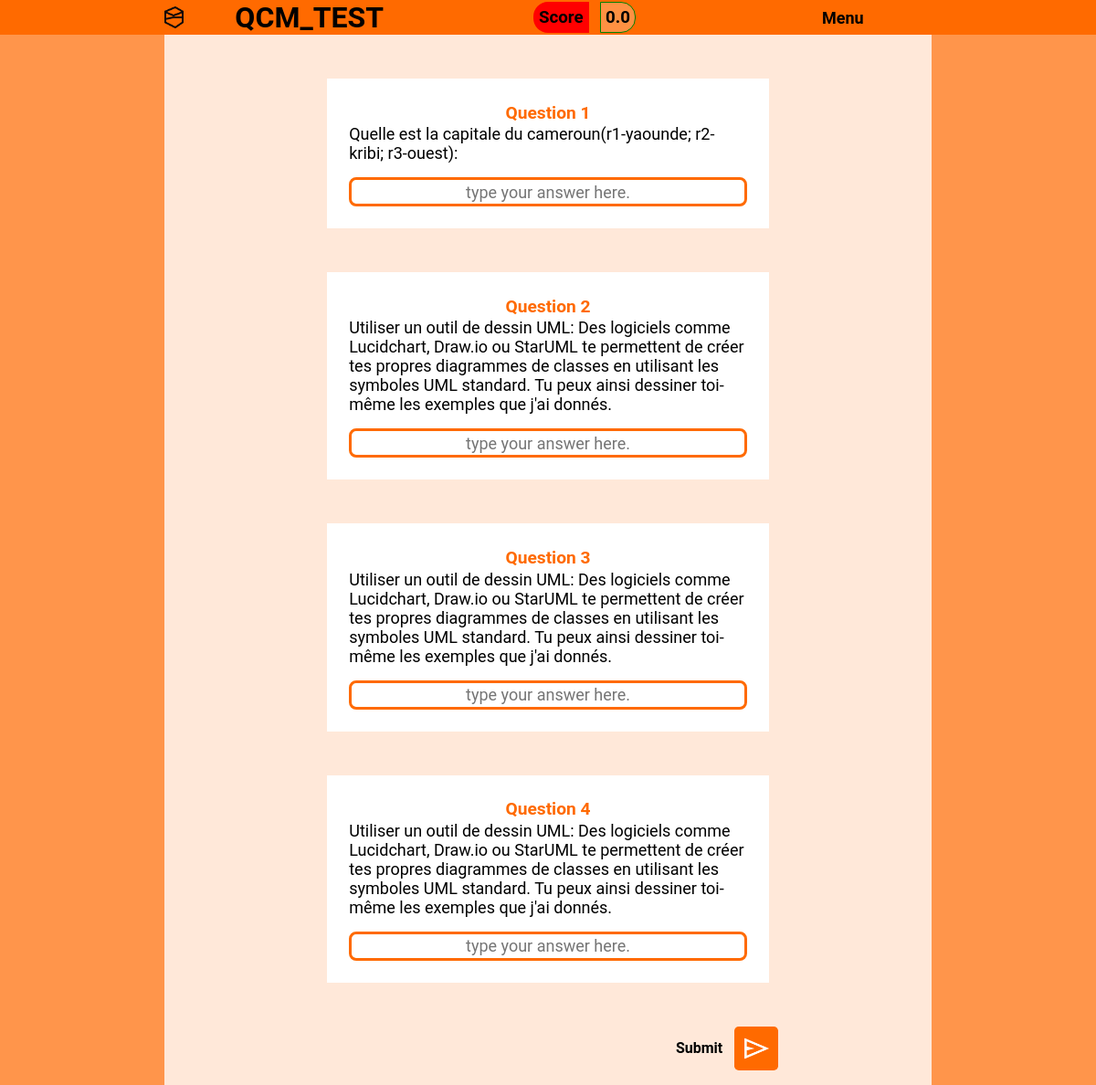
Screenshot of /home1 (signed in) with the database file from the repository.
### try/models.py (models this page shows, shortened)
class Question(models.Model):
    question = models.CharField(max_length=255, null=False, blank=False)
    correct_answer = models.CharField(max_length=255, null=False, blank=False)

### try/views.py (the view)
# urls.py: path('home1',views.home1,name='home1'),
@login_required
def home1(request):
    user = request.user
    questions = Question.objects.all()
    return render(request, 'home1.html', {'questions': questions, 'user': user})

### try/templates/home1.html (shortened to what this page needs)
<!DOCTYPE html>
<html lang="en">
<head>
    {% load static %}
    <link rel="stylesheet" href="{% static 'css/home1.css' %}">
</head>
<body>
    <header>
        <div id="group">
            <a href="/">
                <img src="{% static 'images/qcm_logo.png' %}" alt="Logo du QCM">
                <h1>QCM_TEST</h1>
            </a>
            <div id="score">
                <span id="un"><h3>Score</h3></span>
                <span id="deux"><h3><strong>0.0</strong></h3></span>
            </div>
            <div id="menu">
                <button id="mnu">Menu</button>
            </div>
        </div>
    </header>
    <div id="univer">
        <main>
            <form method="POST", action="{% url 'submit_answers' %}">
                <div id="all">
                <ul>
                    {% for question in questions %}
                        <li>
                            <article><h4>Question {{ forloop.counter }}</h4></article>
                            <section>
                                {{ question.question }}
                            </section>
                            <input type="text" name="{{ question.id }}" id="answer" placeholder="type your answer here.">
                        </li>
                    {% empty %}
                        <li>No questions yet.</li>
                    {% endfor %}
                </ul>
                <div id="foot">
                    <h4>Submit</h4>
                    <button type="submit">
                        <img src="{% static 'images/send_32dp_FFFFFF_FILL0_wght400_GRAD0_opsz40.png' %}" alt="">
                    </button>
                </div>
            </div>
            </form>
        </main>
    </div>
</body>
</html>

### try/static/css/home1.css (style rules this page uses)
* { padding: 0; margin: 0; box-sizing: border-box; font-family: "Roboto", "Lucida Grande", "DejaVu Sans", "Bitstream Vera Sans", Verdana, Arial, sans-serif; }
body { background-color: #ff6a00b4; }
img { display: block; }
header { display: flex; justify-content: center; align-items: center; position: sticky; top: 0; background-color: #FF6A00; z-index: 100; }
header #group { display: flex; flex-direction: row; align-items: center; justify-content: space-between; width: 70%; }
header #group a { display: flex; flex-direction: row; justify-content: space-between; align-items: center; width: 15rem; text-decoration: none; }
header #group a img { width: 1.3rem; height: auto; }
header #group a h1 { color: black; text-decoration: none; margin: 0; }
header #group #score { display: flex; flex-direction: row; align-items: center; justify-content: space-between; width: 7rem; border: none }
header #group #score #un { background-color: red; padding: 6px; border-top-left-radius: 1rem; border-bottom-left-radius: 1rem; }
header #group #score #deux { background-color: rgba(255, 255, 255, 0.26); padding: 5px; border-top-right-radius: 1rem; border-bottom-right-radius: 1rem; border: 0.5px green solid; }
header #group #menu { width: 10rem; }
header #group #menu #mnu { position: relative; left: 25%; font-size: large; font-weight: bold; background-color: #FF6A00; border: none; transition: 0.5s ease-in-out; }
#univer { display: flex; justify-content: space-between; align-items: start; width: 100vw; height: 100vh; }
main { display: flex; justify-content: center; align-items: center; }
main form { display: flex; align-items: center; justify-content: center; width: 100%; height: 100%; }
#all { display: flex; flex-direction: column; align-items: center; justify-content: space-between; width: 70%; background-color: rgba(255, 255, 255, 0.788); }
#all ul { display: flex; flex-direction: column; align-items: center; list-style: none; margin: 1.5rem 3rem; }
#all ul li { width: 65%; margin: 1.5rem 0; padding: 1.5rem; background-color: white; }
#all ul li article h4 { text-align: center; color: #FF6A00; font-size: larger; margin: 0.1rem 0; }
#all ul li section { text-align: left; font-size: large; object-fit: fill; margin-bottom: 1rem; }
#all ul li input { width: 100%; height: 2rem; text-align: center; font-size: large; border: 0.2rem solid #FF6A00; border-radius: 0.5rem; }
#all #foot { display: flex; justify-content: flex-end; align-items: center; width: 60%; margin-bottom: 1rem; }
#all #foot button { display: flex; align-items: center; justify-content: center; width: 3rem; height: 3rem; border: none; border-radius: 0.3rem; background-color: #FF6A00; margin-left: 0.8rem; cursor: pointer; }
#all #foot button img { width: 70%; height: 70%; }

### rows the page displays
Question: question "Quelle est la capitale du cameroun(r1-yaounde; r2-kribi; r3-ouest):"
Question: question "Utiliser un outil de dessin UML: Des logiciels comme Lucidchart, Draw.io ou StarUML te permettent de créer tes propres diagrammes de classes en utilisant les symboles UML standard. Tu peux ainsi dessiner toi-même les exemples que j'ai donnés."
Question: question "Utiliser un outil de dessin UML: Des logiciels comme Lucidchart, Draw.io ou StarUML te permettent de créer tes propres diagrammes de classes en utilisant les symboles UML standard. Tu peux ainsi dessiner toi-même les exemples que j'ai donnés."
Question: question "Utiliser un outil de dessin UML: Des logiciels comme Lucidchart, Draw.io ou StarUML te permettent de créer tes propres diagrammes de classes en utilisant les symboles UML standard. Tu peux ainsi dessiner toi-même les exemples que j'ai donnés."
